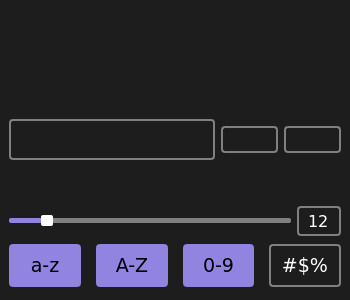
<?xml version="1.0" encoding="UTF-8"?>
<ui version="4.0">
 <class>MainWindow</class>
 <widget class="QMainWindow" name="MainWindow">
  <property name="geometry">
   <rect>
    <x>0</x>
    <y>0</y>
    <width>350</width>
    <height>300</height>
   </rect>
  </property>
  <property name="minimumSize">
   <size>
    <width>350</width>
    <height>300</height>
   </size>
  </property>
  <property name="cursor">
   <cursorShape>ArrowCursor</cursorShape>
  </property>
  <property name="windowTitle">
   <string>Password Generator</string>
  </property>
  <property name="windowIcon">
   <iconset resource="res.qrc">
    <normaloff>:/icons/password_black_24dp.svg</normaloff>:/icons/password_black_24dp.svg</iconset>
  </property>
  <property name="styleSheet">
   <string notr="true">* {
    background-color: rgba(255, 255, 255, 0.5);
}

QWidget {
  	color: white;  	
	font-family: Verdana;
	background-color: #1d1d1d;
	font-size: 12pt;
	margin: 0px;
}
QPushButton{
  border: 2px solid gray;
  border-radius: 4px;
  font-size: 14pt;
}
QPushButton:hover{
  background-color: #242425;
  border: 2px solid #9184e0;
}
QPushButton:pressed{
  background-color: #9184e0;
  border: 2px solid #9184e0;
  color: black
}
QPushButton:checked{
  background-color: #9184e0;
  border: 2px solid #9184e0;
  color: black;
}

QPushButton#btn_upper,#btn_special,#btn_num,#btn_lower{
	padding: 8px;
}

QFrame{
  border: 2px solid gray;
  border-radius: 4px;
  margin-right: 0px;
  padding: -2px;
}
QFrame:hover{
  border: 2px solid #9184e0;
  padding: 0px;
}

QLineEdit {
	border: none;
	margin: 0;
	font-size: 14pt;
}

QLabel {
	font-size: 10pt;
	border: none;
	background-color: transparent;
}
QLabel:pressed{
	border: none;
	background-color: transparent;
}
QLabel:hover{
	border: none;
	background-color: transparent;
}

QMainWindow {
	margin: 0px;
}</string>
  </property>
  <widget class="QWidget" name="centralwidget">
   <property name="styleSheet">
    <string notr="true"/>
   </property>
   <layout class="QVBoxLayout" name="verticalLayout">
    <item>
     <widget class="QPushButton" name="pushButton_4">
      <property name="enabled">
       <bool>false</bool>
      </property>
      <property name="minimumSize">
       <size>
        <width>0</width>
        <height>100</height>
       </size>
      </property>
      <property name="styleSheet">
       <string notr="true">border: none;
background-color: #1d1d1d;</string>
      </property>
      <property name="text">
       <string/>
      </property>
      <property name="icon">
       <iconset>
        <normalon>:/icons/pin_white_24dp.svg</normalon>
        <disabledon>:/icons/pin_white_24dp.svg</disabledon>
       </iconset>
      </property>
      <property name="iconSize">
       <size>
        <width>78</width>
        <height>78</height>
       </size>
      </property>
     </widget>
    </item>
    <item>
     <layout class="QHBoxLayout" name="layout_password">
      <item>
       <widget class="QFrame" name="password">
        <property name="sizePolicy">
         <sizepolicy hsizetype="Minimum" vsizetype="Maximum">
          <horstretch>0</horstretch>
          <verstretch>0</verstretch>
         </sizepolicy>
        </property>
        <property name="maximumSize">
         <size>
          <width>16777215</width>
          <height>41</height>
         </size>
        </property>
        <property name="frameShape">
         <enum>QFrame::StyledPanel</enum>
        </property>
        <property name="frameShadow">
         <enum>QFrame::Raised</enum>
        </property>
        <layout class="QHBoxLayout" name="horizontalLayout_2">
         <item>
          <widget class="QLineEdit" name="line_password">
           <property name="minimumSize">
            <size>
             <width>0</width>
             <height>0</height>
            </size>
           </property>
           <property name="text">
            <string/>
           </property>
          </widget>
         </item>
         <item>
          <widget class="QPushButton" name="btn_visibility">
           <property name="cursor">
            <cursorShape>PointingHandCursor</cursorShape>
           </property>
           <property name="styleSheet">
            <string notr="true">QPushButton {
	border: none;
	margin: 0;
	background-color: transparent;
}

QPushButton:hover{
  background-color: transparent;
}

QPushButton:checked {
	border: none;
	margin: 0;
	background-color: transparent;
}</string>
           </property>
           <property name="text">
            <string/>
           </property>
           <property name="icon">
            <iconset resource="res.qrc">
             <normaloff>:/icons/visibility_off_white_24dp.svg</normaloff>
             <normalon>:/icons/visibility_white_24dp.svg</normalon>:/icons/visibility_off_white_24dp.svg</iconset>
           </property>
           <property name="iconSize">
            <size>
             <width>20</width>
             <height>20</height>
            </size>
           </property>
           <property name="checkable">
            <bool>true</bool>
           </property>
           <property name="checked">
            <bool>true</bool>
           </property>
          </widget>
         </item>
        </layout>
       </widget>
      </item>
      <item>
       <widget class="QPushButton" name="btn_refresh">
        <property name="cursor">
         <cursorShape>PointingHandCursor</cursorShape>
        </property>
        <property name="styleSheet">
         <string notr="true">QPushButton {
	margin-left: 0;
	margin-right: 0;
}
QPushButton:pressed{
  background-color: #383838;
  border: 2px solid #9184e0;
}
QPushButton:checked{
  border: 2px solid #9184e0;
}</string>
        </property>
        <property name="text">
         <string/>
        </property>
        <property name="icon">
         <iconset resource="res.qrc">
          <normaloff>:/icons/rotate_right_white_24dp.svg</normaloff>:/icons/rotate_right_white_24dp.svg</iconset>
        </property>
        <property name="iconSize">
         <size>
          <width>37</width>
          <height>37</height>
         </size>
        </property>
        <property name="shortcut">
         <string>Ctrl+R</string>
        </property>
       </widget>
      </item>
      <item>
       <widget class="QPushButton" name="btn_copy">
        <property name="cursor">
         <cursorShape>PointingHandCursor</cursorShape>
        </property>
        <property name="styleSheet">
         <string notr="true">QPushButton:pressed{
  background-color: #383838;
  border: 2px solid #9184e0;
}
QPushButton:checked{
  border: 2px solid #9184e0;
}</string>
        </property>
        <property name="text">
         <string/>
        </property>
        <property name="icon">
         <iconset resource="res.qrc">
          <normaloff>:/icons/content_copy_white_24dp.svg</normaloff>:/icons/content_copy_white_24dp.svg</iconset>
        </property>
        <property name="iconSize">
         <size>
          <width>37</width>
          <height>37</height>
         </size>
        </property>
        <property name="shortcut">
         <string>Ctrl+C</string>
        </property>
       </widget>
      </item>
     </layout>
    </item>
    <item>
     <layout class="QHBoxLayout" name="layout_info">
      <item>
       <widget class="QLabel" name="stronght">
        <property name="sizePolicy">
         <sizepolicy hsizetype="Preferred" vsizetype="Maximum">
          <horstretch>0</horstretch>
          <verstretch>0</verstretch>
         </sizepolicy>
        </property>
        <property name="text">
         <string/>
        </property>
        <property name="alignment">
         <set>Qt::AlignCenter</set>
        </property>
       </widget>
      </item>
      <item>
       <widget class="QPushButton" name="btn_open">
        <property name="sizePolicy">
         <sizepolicy hsizetype="Minimum" vsizetype="Fixed">
          <horstretch>0</horstretch>
          <verstretch>0</verstretch>
         </sizepolicy>
        </property>
        <property name="minimumSize">
         <size>
          <width>36</width>
          <height>30</height>
         </size>
        </property>
        <property name="maximumSize">
         <size>
          <width>36</width>
          <height>36</height>
         </size>
        </property>
        <property name="styleSheet">
         <string notr="true">QPushButton{
  border: 2px solid gray;
  border: none;
  font-size: 16pt;
}
QPushButton:hover{
  background-color: #242425;
  border: none;
}
QPushButton:pressed{
  background-color: #242425;
  border: none;
  color: black
}</string>
        </property>
        <property name="text">
         <string/>
        </property>
        <property name="icon">
         <iconset resource="res.qrc">
          <normaloff>:/icons/file_open_white_24dp.svg</normaloff>:/icons/file_open_white_24dp.svg</iconset>
        </property>
        <property name="iconSize">
         <size>
          <width>24</width>
          <height>24</height>
         </size>
        </property>
       </widget>
      </item>
      <item>
       <widget class="QLabel" name="entropy">
        <property name="sizePolicy">
         <sizepolicy hsizetype="Preferred" vsizetype="Maximum">
          <horstretch>0</horstretch>
          <verstretch>0</verstretch>
         </sizepolicy>
        </property>
        <property name="text">
         <string/>
        </property>
        <property name="alignment">
         <set>Qt::AlignCenter</set>
        </property>
       </widget>
      </item>
     </layout>
    </item>
    <item>
     <layout class="QHBoxLayout" name="layout_len">
      <item>
       <widget class="QSlider" name="slider_len">
        <property name="minimumSize">
         <size>
          <width>280</width>
          <height>0</height>
         </size>
        </property>
        <property name="cursor">
         <cursorShape>PointingHandCursor</cursorShape>
        </property>
        <property name="styleSheet">
         <string notr="true">QSlider::groove:horizontal {
    background-color: transparent;
    height: 5px;    
}
QSlider::sub-page:horizontal {
    background-color: #9184e0;
    border-radius: 2px;
}
QSlider::add-page:horizontal {
    background-color: gray;
    border-radius: 2px;
}
QSlider::handle:horizontal {
    background: white;
    width: 12px;
    margin: -3px 0; 
    border-radius: 2px;
}</string>
        </property>
        <property name="maximum">
         <number>100</number>
        </property>
        <property name="value">
         <number>12</number>
        </property>
        <property name="orientation">
         <enum>Qt::Horizontal</enum>
        </property>
       </widget>
      </item>
      <item>
       <widget class="QSpinBox" name="spinBox_len">
        <property name="sizePolicy">
         <sizepolicy hsizetype="Minimum" vsizetype="Fixed">
          <horstretch>0</horstretch>
          <verstretch>0</verstretch>
         </sizepolicy>
        </property>
        <property name="minimumSize">
         <size>
          <width>30</width>
          <height>30</height>
         </size>
        </property>
        <property name="cursor">
         <cursorShape>ArrowCursor</cursorShape>
        </property>
        <property name="styleSheet">
         <string notr="true">QSpinBox {
    border: 2px solid gray;
    border-radius: 4px;
    background: transparent;
    padding: 1px;
}

QSpinBox:hover {
    border-color: #9184e0;
}</string>
        </property>
        <property name="alignment">
         <set>Qt::AlignCenter</set>
        </property>
        <property name="buttonSymbols">
         <enum>QAbstractSpinBox::NoButtons</enum>
        </property>
        <property name="maximum">
         <number>100</number>
        </property>
        <property name="value">
         <number>12</number>
        </property>
       </widget>
      </item>
     </layout>
    </item>
    <item>
     <layout class="QHBoxLayout" name="layout_characters">
      <property name="spacing">
       <number>15</number>
      </property>
      <property name="leftMargin">
       <number>0</number>
      </property>
      <item>
       <widget class="QPushButton" name="btn_lower">
        <property name="cursor">
         <cursorShape>PointingHandCursor</cursorShape>
        </property>
        <property name="text">
         <string>a-z</string>
        </property>
        <property name="checkable">
         <bool>true</bool>
        </property>
        <property name="checked">
         <bool>true</bool>
        </property>
       </widget>
      </item>
      <item>
       <widget class="QPushButton" name="btn_upper">
        <property name="cursor">
         <cursorShape>PointingHandCursor</cursorShape>
        </property>
        <property name="text">
         <string>A-Z</string>
        </property>
        <property name="checkable">
         <bool>true</bool>
        </property>
        <property name="checked">
         <bool>true</bool>
        </property>
       </widget>
      </item>
      <item>
       <widget class="QPushButton" name="btn_num">
        <property name="cursor">
         <cursorShape>PointingHandCursor</cursorShape>
        </property>
        <property name="text">
         <string>0-9</string>
        </property>
        <property name="checkable">
         <bool>true</bool>
        </property>
        <property name="checked">
         <bool>true</bool>
        </property>
       </widget>
      </item>
      <item>
       <widget class="QPushButton" name="btn_special">
        <property name="cursor">
         <cursorShape>PointingHandCursor</cursorShape>
        </property>
        <property name="text">
         <string>#$%</string>
        </property>
        <property name="checkable">
         <bool>true</bool>
        </property>
       </widget>
      </item>
     </layout>
    </item>
   </layout>
  </widget>
 </widget>
 <resources>
  <include location="res.qrc"/>
 </resources>
 <connections/>
</ui>
